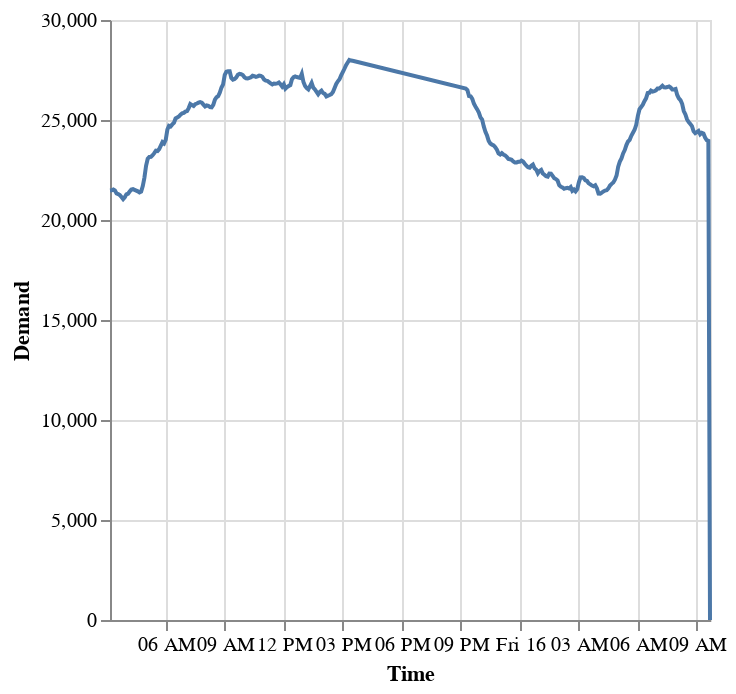

This figure's notebook cell:
### Code cell
demand_chart = alt.Chart(Demand_df).mark_line().encode(alt.X('publish_time:T', title='Time'),
                                                       y=alt.Y('demand_amt:Q', title='Demand'))
demand_chart

### Figure 1 — Vega-Lite specification as saved in the notebook (floating-point values rounded to 4 significant figures; data arrays with more than 128 entries replaced by an {"elided": "..."} marker saying what was removed)
{"config": {"view": {"continuousWidth": 300, "continuousHeight": 300}}, "data": {"name": "data-6dbcd2da860481435151cbc1e1829c13"}, "mark": {"type": "line"}, "encoding": {"x": {"field": "publish_time", "title": "Time", "type": "temporal"}, "y": {"field": "demand_amt", "title": "Demand", "type": "quantitative"}}, "$schema": "https://vega.github.io/schema/vega-lite/v5.20.1.json", "datasets": {"data-6dbcd2da860481435151cbc1e1829c13": {"elided": "299 records"}}}
